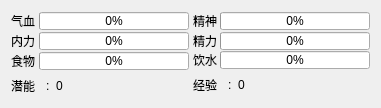
      <widget class="QWidget" name="horizontalLayoutWidget">
       <property name="geometry">
        <rect>
         <x>0</x>
         <y>0</y>
         <width>381</width>
         <height>92</height>
        </rect>
       </property>
       <layout class="QHBoxLayout" name="hpLayout_6">
        <property name="spacing">
         <number>0</number>
        </property>
        <item>
         <layout class="QVBoxLayout" name="verticalLayout_2">
          <property name="spacing">
           <number>0</number>
          </property>
          <property name="rightMargin">
           <number>2</number>
          </property>
          <item>
           <layout class="QHBoxLayout" name="horizontalLayout_2">
            <property name="spacing">
             <number>0</number>
            </property>
            <property name="topMargin">
             <number>1</number>
            </property>
            <property name="bottomMargin">
             <number>1</number>
            </property>
            <item>
             <widget class="QLabel" name="label">
              <property name="font">
               <font>
                <family>宋体</family>
                <weight>50</weight>
                <bold>false</bold>
               </font>
              </property>
              <property name="text">
               <string>气血</string>
              </property>
             </widget>
            </item>
            <item>
             <widget class="QProgressBar" name="progressBarQixue">
              <property name="minimumSize">
               <size>
                <width>150</width>
                <height>18</height>
               </size>
              </property>
              <property name="maximumSize">
               <size>
                <width>150</width>
                <height>18</height>
               </size>
              </property>
              <property name="layoutDirection">
               <enum>Qt::LeftToRight</enum>
              </property>
              <property name="styleSheet">
               <string notr="true"/>
              </property>
              <property name="value">
               <number>0</number>
              </property>
              <property name="alignment">
               <set>Qt::AlignCenter</set>
              </property>
              <property name="orientation">
               <enum>Qt::Horizontal</enum>
              </property>
              <property name="textDirection">
               <enum>QProgressBar::TopToBottom</enum>
              </property>
             </widget>
            </item>
           </layout>
          </item>
          <item>
           <layout class="QHBoxLayout" name="horizontalLayout_3">
            <property name="spacing">
             <number>0</number>
            </property>
            <property name="topMargin">
             <number>1</number>
            </property>
            <property name="bottomMargin">
             <number>1</number>
            </property>
            <item>
             <widget class="QLabel" name="label_2">
              <property name="font">
               <font>
                <family>宋体</family>
                <weight>50</weight>
                <bold>false</bold>
               </font>
              </property>
              <property name="text">
               <string>内力</string>
              </property>
             </widget>
            </item>
            <item>
             <widget class="QProgressBar" name="progressBarNeili">
              <property name="minimumSize">
               <size>
                <width>150</width>
                <height>0</height>
               </size>
              </property>
              <property name="maximumSize">
               <size>
                <width>150</width>
                <height>18</height>
               </size>
              </property>
              <property name="layoutDirection">
               <enum>Qt::LeftToRight</enum>
              </property>
              <property name="styleSheet">
               <string notr="true"/>
              </property>
              <property name="value">
               <number>0</number>
              </property>
              <property name="alignment">
               <set>Qt::AlignCenter</set>
              </property>
              <property name="orientation">
               <enum>Qt::Horizontal</enum>
              </property>
              <property name="textDirection">
               <enum>QProgressBar::TopToBottom</enum>
              </property>
             </widget>
            </item>
           </layout>
          </item>
          <item>
           <layout class="QHBoxLayout" name="horizontalLayout_16">
            <property name="spacing">
             <number>0</number>
            </property>
            <property name="topMargin">
             <number>1</number>
            </property>
            <property name="bottomMargin">
             <number>1</number>
            </property>
            <item>
             <widget class="QLabel" name="label_21">
              <property name="font">
               <font>
                <family>宋体</family>
                <weight>50</weight>
                <bold>false</bold>
               </font>
              </property>
              <property name="text">
               <string>食物</string>
              </property>
             </widget>
            </item>
            <item>
             <widget class="QProgressBar" name="progressBarFood">
              <property name="minimumSize">
               <size>
                <width>150</width>
                <height>0</height>
               </size>
              </property>
              <property name="maximumSize">
               <size>
                <width>150</width>
                <height>18</height>
               </size>
              </property>
              <property name="layoutDirection">
               <enum>Qt::LeftToRight</enum>
              </property>
              <property name="styleSheet">
               <string notr="true"/>
              </property>
              <property name="value">
               <number>0</number>
              </property>
              <property name="alignment">
               <set>Qt::AlignCenter</set>
              </property>
              <property name="orientation">
               <enum>Qt::Horizontal</enum>
              </property>
              <property name="textDirection">
               <enum>QProgressBar::TopToBottom</enum>
              </property>
             </widget>
            </item>
           </layout>
          </item>
          <item>
           <layout class="QHBoxLayout" name="horizontalLayout_18">
            <property name="spacing">
             <number>0</number>
            </property>
            <property name="topMargin">
             <number>5</number>
            </property>
            <property name="bottomMargin">
             <number>1</number>
            </property>
            <item>
             <widget class="QLabel" name="label_23">
              <property name="minimumSize">
               <size>
                <width>35</width>
                <height>20</height>
               </size>
              </property>
              <property name="maximumSize">
               <size>
                <width>35</width>
                <height>20</height>
               </size>
              </property>
              <property name="text">
               <string>潜能</string>
              </property>
              <property name="margin">
               <number>0</number>
              </property>
             </widget>
            </item>
            <item>
             <widget class="QLabel" name="label_26">
              <property name="minimumSize">
               <size>
                <width>10</width>
                <height>20</height>
               </size>
              </property>
              <property name="maximumSize">
               <size>
                <width>10</width>
                <height>20</height>
               </size>
              </property>
              <property name="text">
               <string>:</string>
              </property>
             </widget>
            </item>
            <item>
             <widget class="QLabel" name="label_pot">
              <property name="text">
               <string>0</string>
              </property>
              <property name="margin">
               <number>0</number>
              </property>
              <property name="indent">
               <number>0</number>
              </property>
             </widget>
            </item>
           </layout>
          </item>
         </layout>
        </item>
        <item>
         <layout class="QVBoxLayout" name="verticalLayout">
          <property name="spacing">
           <number>0</number>
          </property>
          <property name="leftMargin">
           <number>2</number>
          </property>
          <property name="rightMargin">
           <number>0</number>
          </property>
          <item>
           <layout class="QHBoxLayout" name="horizontalLayout_4">
            <property name="spacing">
             <number>0</number>
            </property>
            <property name="topMargin">
             <number>1</number>
            </property>
            <property name="bottomMargin">
             <number>1</number>
            </property>
            <item>
             <widget class="QLabel" name="label_3">
              <property name="font">
               <font>
                <family>宋体</family>
                <weight>50</weight>
                <bold>false</bold>
               </font>
              </property>
              <property name="text">
               <string>精神</string>
              </property>
             </widget>
            </item>
            <item>
             <widget class="QProgressBar" name="progressBarJing">
              <property name="minimumSize">
               <size>
                <width>150</width>
                <height>0</height>
               </size>
              </property>
              <property name="maximumSize">
               <size>
                <width>150</width>
                <height>18</height>
               </size>
              </property>
              <property name="layoutDirection">
               <enum>Qt::LeftToRight</enum>
              </property>
              <property name="styleSheet">
               <string notr="true"/>
              </property>
              <property name="value">
               <number>0</number>
              </property>
              <property name="alignment">
               <set>Qt::AlignCenter</set>
              </property>
              <property name="orientation">
               <enum>Qt::Horizontal</enum>
              </property>
              <property name="textDirection">
               <enum>QProgressBar::TopToBottom</enum>
              </property>
             </widget>
            </item>
           </layout>
          </item>
          <item>
           <layout class="QHBoxLayout" name="horizontalLayout_5">
            <property name="spacing">
             <number>0</number>
            </property>
            <property name="topMargin">
             <number>1</number>
            </property>
            <property name="bottomMargin">
             <number>1</number>
            </property>
            <item>
             <widget class="QLabel" name="label_4">
              <property name="font">
               <font>
                <family>宋体</family>
                <weight>50</weight>
                <bold>false</bold>
               </font>
              </property>
              <property name="text">
               <string>精力</string>
              </property>
             </widget>
            </item>
            <item>
             <widget class="QProgressBar" name="progressBarJingli">
              <property name="minimumSize">
               <size>
                <width>150</width>
                <height>18</height>
               </size>
              </property>
              <property name="maximumSize">
               <size>
                <width>150</width>
                <height>18</height>
               </size>
              </property>
              <property name="layoutDirection">
               <enum>Qt::LeftToRight</enum>
              </property>
              <property name="styleSheet">
               <string notr="true"/>
              </property>
              <property name="value">
               <number>0</number>
              </property>
              <property name="alignment">
               <set>Qt::AlignCenter</set>
              </property>
              <property name="orientation">
               <enum>Qt::Horizontal</enum>
              </property>
              <property name="textDirection">
               <enum>QProgressBar::TopToBottom</enum>
              </property>
             </widget>
            </item>
           </layout>
          </item>
          <item>
           <layout class="QHBoxLayout" name="horizontalLayout_17">
            <property name="spacing">
             <number>0</number>
            </property>
            <property name="bottomMargin">
             <number>1</number>
            </property>
            <item>
             <widget class="QLabel" name="label_22">
              <property name="font">
               <font>
                <family>宋体</family>
                <weight>50</weight>
                <bold>false</bold>
               </font>
              </property>
              <property name="text">
               <string>饮水</string>
              </property>
             </widget>
            </item>
            <item>
             <widget class="QProgressBar" name="progressBarWater">
              <property name="minimumSize">
               <size>
                <width>150</width>
                <height>0</height>
               </size>
              </property>
              <property name="maximumSize">
               <size>
                <width>150</width>
                <height>18</height>
               </size>
              </property>
              <property name="layoutDirection">
               <enum>Qt::LeftToRight</enum>
              </property>
              <property name="styleSheet">
               <string notr="true"/>
              </property>
              <property name="value">
               <number>0</number>
              </property>
              <property name="alignment">
               <set>Qt::AlignCenter</set>
              </property>
              <property name="orientation">
               <enum>Qt::Horizontal</enum>
              </property>
              <property name="textDirection">
               <enum>QProgressBar::TopToBottom</enum>
              </property>
             </widget>
            </item>
           </layout>
          </item>
          <item>
           <layout class="QHBoxLayout" name="horizontalLayout_19">
            <property name="spacing">
             <number>0</number>
            </property>
            <property name="topMargin">
             <number>5</number>
            </property>
            <property name="bottomMargin">
             <number>1</number>
            </property>
            <item>
             <widget class="QLabel" name="label_25">
              <property name="minimumSize">
               <size>
                <width>35</width>
                <height>0</height>
               </size>
              </property>
              <property name="maximumSize">
               <size>
                <width>35</width>
                <height>20</height>
               </size>
              </property>
              <property name="text">
               <string>经验</string>
              </property>
             </widget>
            </item>
            <item>
             <widget class="QLabel" name="label_34">
              <property name="minimumSize">
               <size>
                <width>10</width>
                <height>20</height>
               </size>
              </property>
              <property name="maximumSize">
               <size>
                <width>10</width>
                <height>20</height>
               </size>
              </property>
              <property name="text">
               <string>:</string>
              </property>
             </widget>
            </item>
            <item>
             <widget class="QLabel" name="label_exp">
              <property name="minimumSize">
               <size>
                <width>0</width>
                <height>20</height>
               </size>
              </property>
              <property name="maximumSize">
               <size>
                <width>168888</width>
                <height>20</height>
               </size>
              </property>
              <property name="text">
               <string>0</string>
              </property>
              <property name="margin">
               <number>0</number>
              </property>
              <property name="indent">
               <number>0</number>
              </property>
             </widget>
            </item>
           </layout>
          </item>
         </layout>
        </item>
       </layout>
      </widget>
